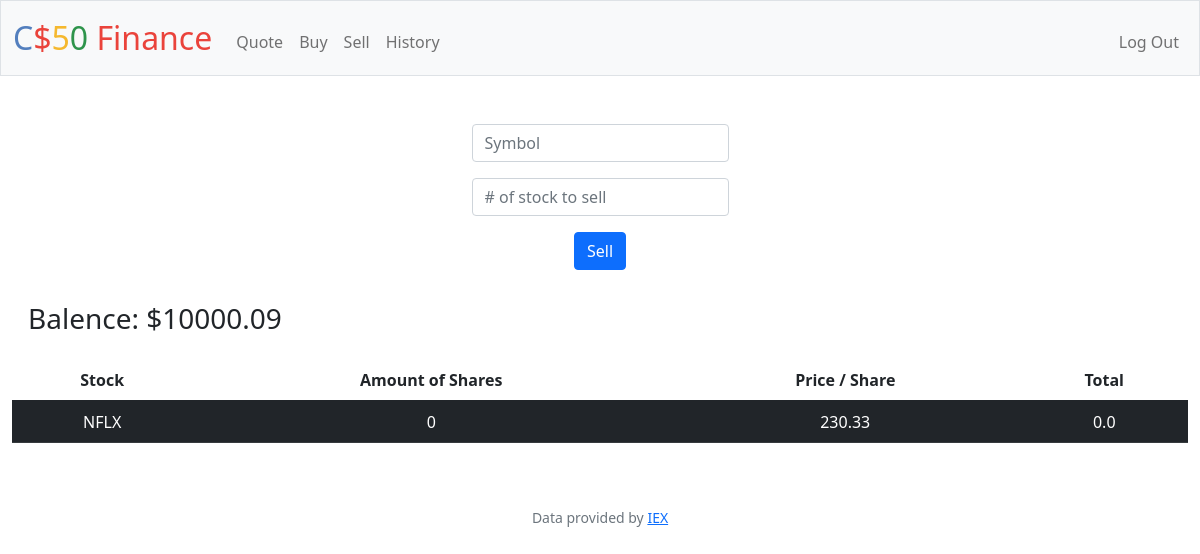
The app's page /sell (signed in), older data.
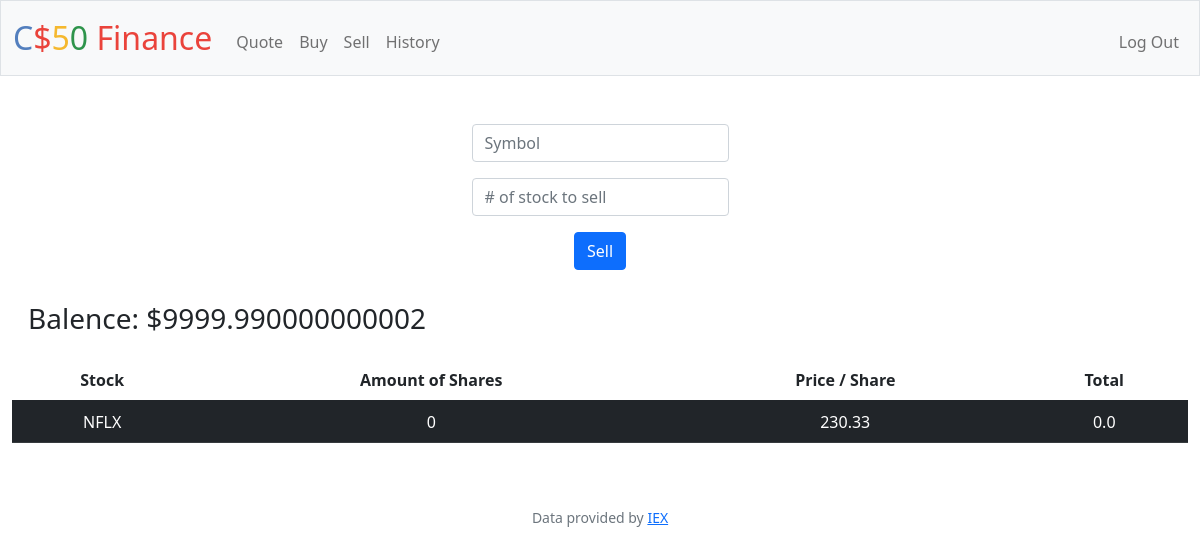
The same page, newer data.
### tables this page shows
CREATE TABLE 'users' (id INTEGER PRIMARY KEY AUTOINCREMENT NOT NULL, username TEXT NOT NULL, hash TEXT NOT NULL,'cash' NUMERIC NOT NULL DEFAULT 10000.00);

### app.py (the view, shortened to what this page needs)
@app.route("/sell", methods=["GET", "POST"])
@login_required
def sell():
    if request.method == "GET":
        user_id = session["user_id"]
        purchases_db = db.execute("SELECT symbol, SUM(SHARES) AS shares, price FROM purchases WHERE user_id = ? GROUP BY symbol", user_id)
        cash_db = db.execute("SELECT cash FROM users WHERE id = ?", user_id)
        cash = cash_db[0]["cash"]
        return render_template("sell.html", database=purchases_db, cash=cash)

### app.py (called while the page is built)
@app.after_request
def after_request(response):
    response.headers["Cache-Control"] = "no-cache, no-store, must-revalidate"
    response.headers["Expires"] = 0
    response.headers["Pragma"] = "no-cache"
    return response

### helpers.py (called while the page is built)
def login_required(f):
    @wraps(f)
    def decorated_function(*args, **kwargs):
        if session.get("user_id") is None:
            return redirect("/login")
        return f(*args, **kwargs)
    return decorated_function

### templates/sell.html (shortened to what this page needs)
{% extends "layout.html" %}
{% block main %}
    <form action="/sell" method="post">
        <div class="mb-3">
            <input class="form-control mx-auto w-auto" name="symbol" placeholder="Symbol" type="text">
        </div>
        <div>
            <input class="form-control mx-auto w-auto" name="shares" placeholder="# of stock to sell" type="number" min="1">
        </div>
        <div>
            <button style="margin: 1rem;" class="btn btn-primary" type="submit">Sell</button>
        </div>
    </form>
<h3 style="float: left; padding: 1rem;">Balence: ${{ cash }} </h3>
<div class="section" >
 <table class="table table-striped-columns">
    <thead>
        <tr>
            <th scope="col">Stock</th>
            <th cope="col">Amount of Shares</th>
            <th scope="col">Price / Share</th>
            <th scope="col">Total</th>
        </tr>
    </thead>
    <tbody>
        {% for row in database %}
        <tr class="table-dark">
            <td class="table-dark"> {{ row["symbol"] }} </td>
            <td class="table-dark"> {{ row["shares"] }} </td>
            <td class="table-dark"> {{ row["price"] }} </td>
            <td class="table-dark"> {{ row["shares"] * row["price"] }} </td>
          </tr>
        {% endfor %}
    </tbody>
    </table>
 </div>
{% endblock %}

Row changes from the older to the newer data that the page shows:
changed users: cash "10000.09" → "9999.990000000002"
